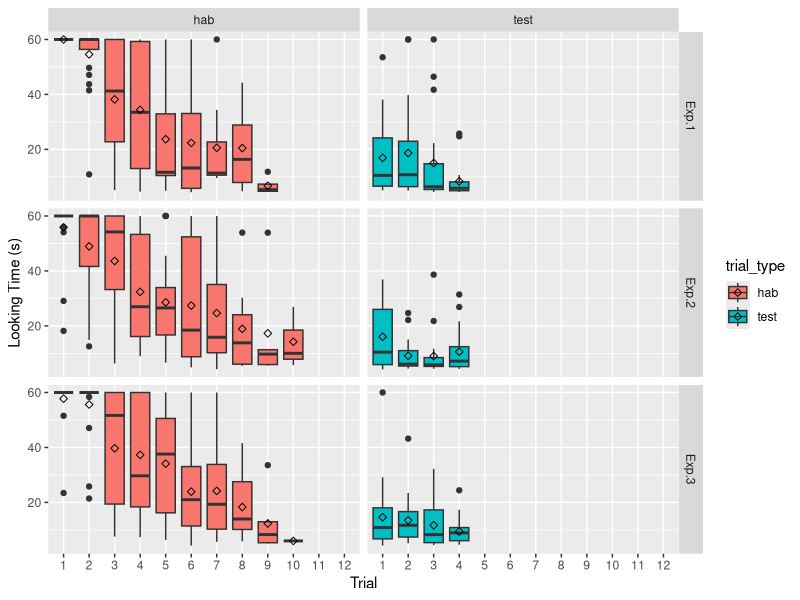
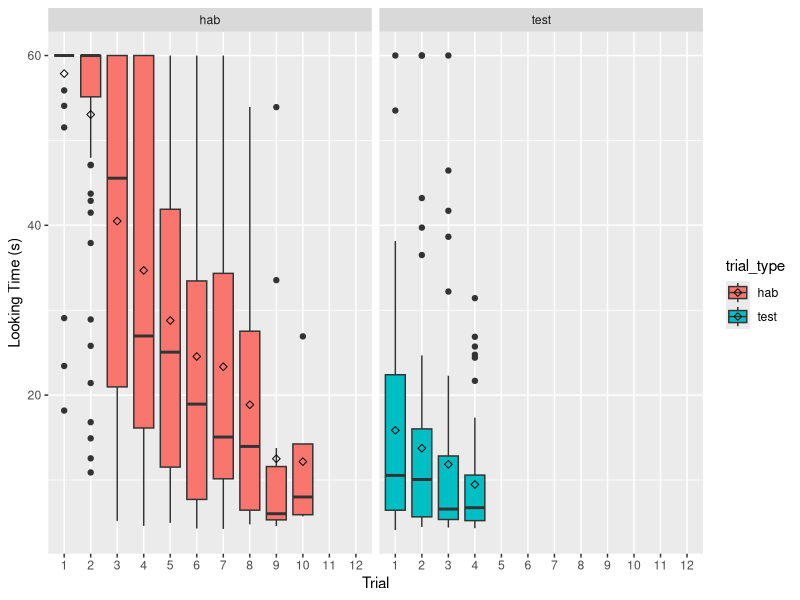
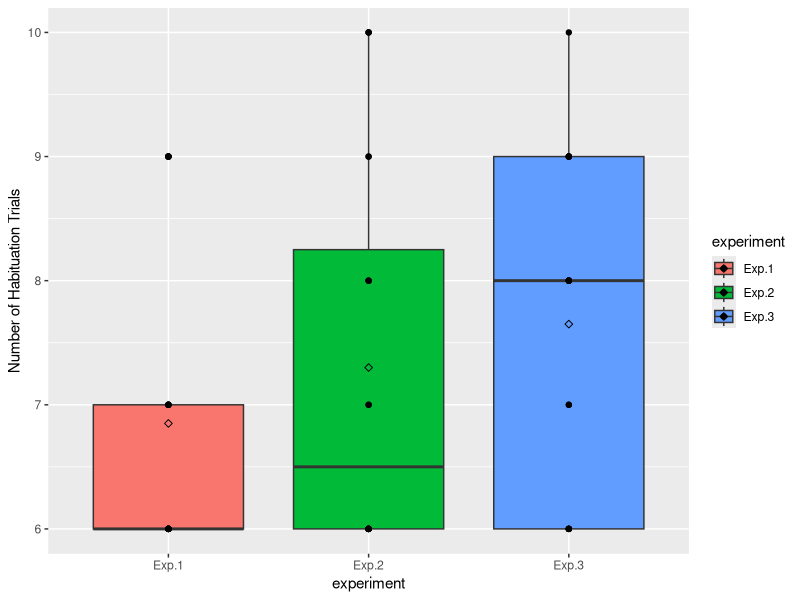
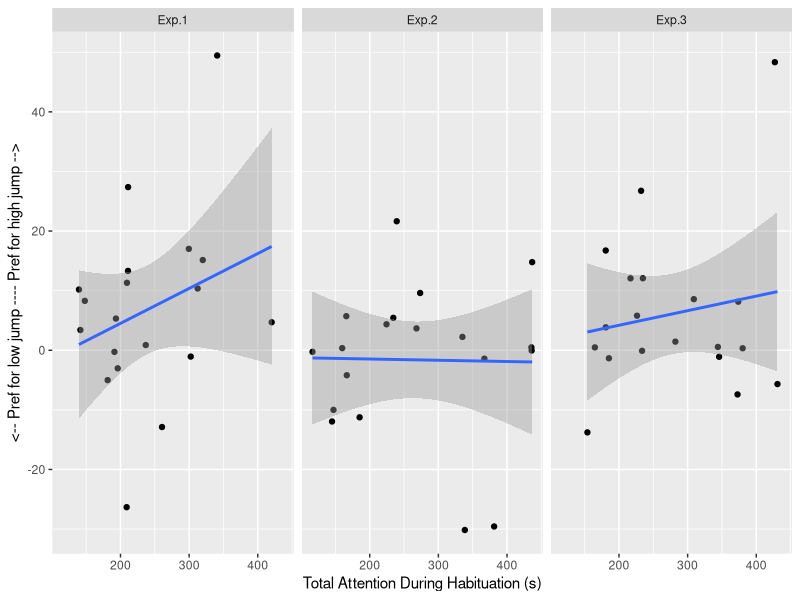
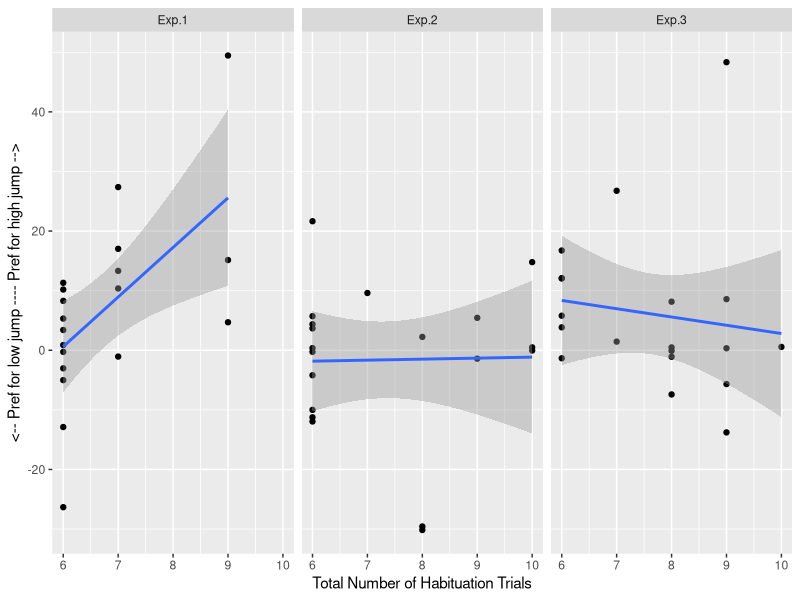
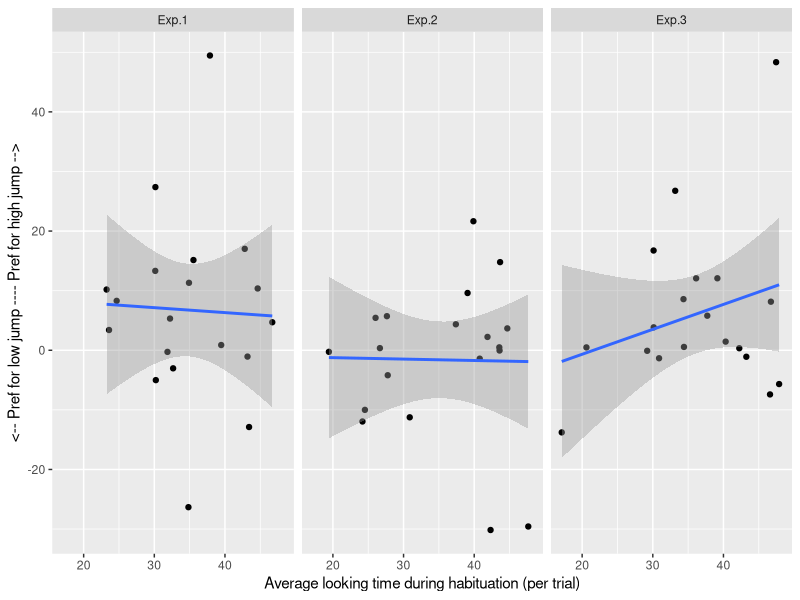
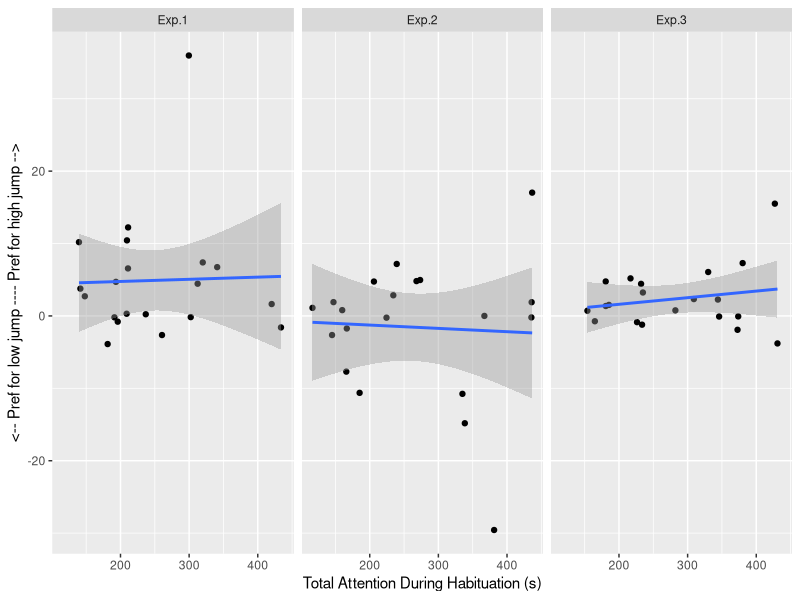
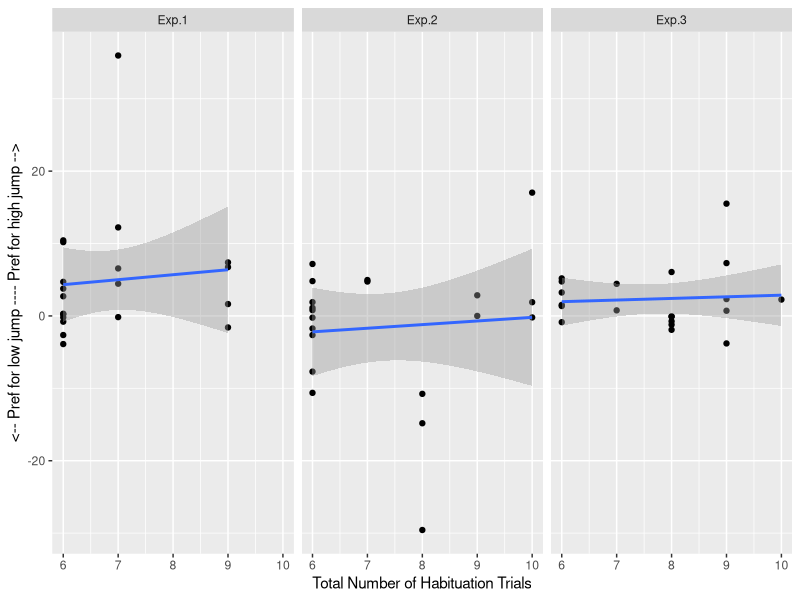

These charts were generated, in order, by the following R code:
## ---- chunk 1
knitr::opts_chunk$set(echo = TRUE)


# create a function to do this more cleanly
ipak <- function (pkg) {
  new.pkg <- pkg[!(pkg %in% installed.packages()[, "Package"])]
  if (length(new.pkg)) 
    install.packages(new.pkg, dependencies = FALSE)
  sapply(pkg, require, character.only = TRUE)
}

packages <- c("tidyverse", "cowplot")  # package names go here
ipak(packages)
## ---- chunk 2
# import data
setwd("/Users/shariliu/Documents/HarvardLDS/Studies/DOE-lookit/analysis/") # change to your local directory!
doe.wide <- read.csv(file = "doe_data.csv", header = TRUE)
str(doe.wide)
names(doe.wide)

# melt data into long format
doe.long <- doe.wide %>% 
  gather(trial, look, hab1:test4) %>%
  mutate(trial_n = parse_number(trial)) %>%
  mutate(trial_type = str_extract(trial, "[a-z]+"))

doe.long$look <- as.numeric(as.character(doe.long$look))
doe.long$loglook <- log(doe.long$look)

# section data by dependent measure
# doe.rawl <- doe.long
#doe.rawl <- dplyr::filter(doe.rawl, type == "high_avg" | type == "low_avg")
#doe.rawl$type <- factor(doe.rawl$type)
# doe.prop <- dplyr::filter(doe.long, type == "high_prop_avg")
#doe.bp <- dplyr::filter(doe.long, type == "high1" | type == "high2" |type == "high3" | type == "low1" | type == "low2" | type == "low3")
#doe.bp$type <- factor(doe.bp$type)
#doe.bp$loglook <- log(doe.bp$look)

# add test pair info -----------------
# doe.bp$tp <- rep(NA, nrow(doe.bp))
# doe.bp$type.new <- rep(NA, nrow(doe.bp))
# 
# for (i in 1:nrow(doe.bp)) {
#   if (doe.bp$type[i] == "high1") {
#     doe.bp$tp[i] <- "First"
#     doe.bp$type.new[i] <- "High"
#   }
#   else if (doe.bp$type[i] == "low1") {
#     doe.bp$tp[i] <- "First"
#     doe.bp$type.new[i] <- "Low"
#   }
#   else if (doe.bp$type[i] == "high2") {
#     doe.bp$tp[i] <- "Second"
#     doe.bp$type.new[i] <- "High"
#   }
#   else if (doe.bp$type[i] == "low2") {
#     doe.bp$tp[i] <- "Second"
#     doe.bp$type.new[i] <- "Low"
#   }
#   else if (doe.bp$type[i] == "high3") {
#     doe.bp$tp[i] <- "Third"
#     doe.bp$type.new[i] <- "High"
#   }
#   else if (doe.bp$type[i] == "low3") {
#     doe.bp$tp[i] <- "Third"
#     doe.bp$type.new[i] <- "Low"
#   }
# }
# 
# doe.bp$tp <- factor(doe.bp$tp)
# doe.bp$type.new <- factor(doe.bp$type.new)
# levels(doe.rawl$type) <- c("High", "Low")


## Retrieved from : http://www.cookbook-r.com/Graphs/Plotting_means_and_error_bars_(ggplot2)/#error-bars-for-within-subjects-variables
## Gives count, mean, standard deviation, standard error of the mean, and confidence interval (default 95%).
##   data: a data frame.
##   measurevar: the name of a column that contains the variable to be summariezed
##   groupvars: a vector containing names of columns that contain grouping variables
##   na.rm: a boolean that indicates whether to ignore NA's
##   conf.interval: the percent range of the confidence interval (default is 95%)
summarySE <- function(data=NULL, measurevar, groupvars=NULL, na.rm=TRUE,
                      conf.interval=.95, .drop=TRUE) {
  library(plyr)
  
  # New version of length which can handle NA's: if na.rm==T, don't count them
  length2 <- function (x, na.rm=FALSE) {
    if (na.rm) sum(!is.na(x))
    else       length(x)
  }
  
  # This does the summary. For each group's data frame, return a vector with
  # N, mean, and sd
  datac <- ddply(data, groupvars, .drop=.drop,
                 .fun = function(xx, col) {
                   c(N    = length2(xx[[col]], na.rm=na.rm),
                     mean = mean   (xx[[col]], na.rm=na.rm),
                     sd   = sd     (xx[[col]], na.rm=na.rm)
                   )
                 },
                 measurevar
  )
  
  # Rename the "mean" column    
  datac <- plyr::rename(datac, c("mean" = measurevar))
  
  datac$se <- datac$sd / sqrt(datac$N)  # Calculate standard error of the mean
  
  # Confidence interval multiplier for standard error
  # Calculate t-statistic for confidence interval: 
  # e.g., if conf.interval is .95, use .975 (above/below), and use df=N-1
  ciMult <- qt(conf.interval/2 + .5, datac$N-1)
  datac$ci <- datac$se * ciMult
  
  return(datac)
}
## Norms the data within specified groups in a data frame; it normalizes each
## subject (identified by idvar) so that they have the same mean, within each group
## specified by betweenvars.
##   data: a data frame.
##   idvar: the name of a column that identifies each subject (or matched subjects)
##   measurevar: the name of a column that contains the variable to be summariezed
##   betweenvars: a vector containing names of columns that are between-subjects variables
##   na.rm: a boolean that indicates whether to ignore NA's
normDataWithin <- function(data=NULL, idvar, measurevar, betweenvars=NULL,
                           na.rm=TRUE, .drop=TRUE) {
  library(plyr)
  
  # Measure var on left, idvar + between vars on right of formula.
  data.subjMean <- ddply(data, c(idvar, betweenvars), .drop=.drop,
                         .fun = function(xx, col, na.rm) {
                           c(subjMean = mean(xx[,col], na.rm=na.rm))
                         },
                         measurevar,
                         na.rm
  )
  
  # Put the subject means with original data
  data <- merge(data, data.subjMean)
  
  # Get the normalized data in a new column
  measureNormedVar <- paste(measurevar, "_norm", sep="")
  data[,measureNormedVar] <- data[,measurevar] - data[,"subjMean"] +
    mean(data[,measurevar], na.rm=na.rm)
  
  # Remove this subject mean column
  data$subjMean <- NULL
  
  return(data)
}

## Summarizes data, handling within-subjects variables by removing inter-subject variability.
## It will still work if there are no within-S variables.
## Gives count, un-normed mean, normed mean (with same between-group mean),
##   standard deviation, standard error of the mean, and confidence interval.
## If there are within-subject variables, calculate adjusted values using method from Morey (2008).
##   data: a data frame.
##   measurevar: the name of a column that contains the variable to be summariezed
##   betweenvars: a vector containing names of columns that are between-subjects variables
##   withinvars: a vector containing names of columns that are within-subjects variables
##   idvar: the name of a column that identifies each subject (or matched subjects)
##   na.rm: a boolean that indicates whether to ignore NA's
##   conf.interval: the percent range of the confidence interval (default is 95%)
summarySEwithin <- function(data=NULL, measurevar, betweenvars=NULL, withinvars=NULL,
                            idvar=NULL, na.rm=TRUE, conf.interval=.95, .drop=TRUE) {
  
  # Ensure that the betweenvars and withinvars are factors
  factorvars <- vapply(data[, c(betweenvars, withinvars), drop=FALSE],
                       FUN=is.factor, FUN.VALUE=logical(1))
  
  if (!all(factorvars)) {
    nonfactorvars <- names(factorvars)[!factorvars]
    message("Automatically converting the following non-factors to factors: ",
            paste(nonfactorvars, collapse = ", "))
    data[nonfactorvars] <- lapply(data[nonfactorvars], factor)
  }
  
  # Get the means from the un-normed data
  datac <- summarySE(data, measurevar, groupvars=c(betweenvars, withinvars),
                     na.rm=na.rm, conf.interval=conf.interval, .drop=.drop)
  
  # Drop all the unused columns (these will be calculated with normed data)
  datac$sd <- NULL
  datac$se <- NULL
  datac$ci <- NULL
  
  # Norm each subject's data
  ndata <- normDataWithin(data, idvar, measurevar, betweenvars, na.rm, .drop=.drop)
  
  # This is the name of the new column
  measurevar_n <- paste(measurevar, "_norm", sep="")
  
  # Collapse the normed data - now we can treat between and within vars the same
  ndatac <- summarySE(ndata, measurevar_n, groupvars=c(betweenvars, withinvars),
                      na.rm=na.rm, conf.interval=conf.interval, .drop=.drop)
  
  # Apply correction from Morey (2008) to the standard error and confidence interval
  #  Get the product of the number of conditions of within-S variables
  nWithinGroups    <- prod(vapply(ndatac[,withinvars, drop=FALSE], FUN=nlevels,
                                  FUN.VALUE=numeric(1)))
  correctionFactor <- sqrt( nWithinGroups / (nWithinGroups-1) )
  
  # Apply the correction factor
  ndatac$sd <- ndatac$sd * correctionFactor
  ndatac$se <- ndatac$se * correctionFactor
  ndatac$ci <- ndatac$ci * correctionFactor
  
  # Combine the un-normed means with the normed results
  merge(datac, ndatac)
}

## get within-subjects CIs for plotting
# summary.avg <- summarySEwithin(data = doe.rawl, measurevar = "look", betweenvars = c("experiment"), withinvars = "type", idvar = "subj")


## ---- chunk 3
habplot1 <- ggplot(data = doe.long, aes(as.factor(trial_n), look, fill=trial_type))
habplot1 + geom_boxplot() +
  stat_summary(fun.y=mean,geom="point",shape=5)+
  stat_summary(fun.data =mean_cl_boot, geom="errorbar",width=0.1)+
  facet_grid(experiment~trial_type)+
  ylab("Looking Time (s)")+
  xlab("Trial")

habplot1 + geom_boxplot() +
  stat_summary(fun.y=mean,geom="point",shape=5)+
  stat_summary(fun.data =mean_cl_boot, geom="errorbar",width=0.1)+
  facet_wrap(~trial_type)+
  ylab("Looking Time (s)")+
  xlab("Trial")

doe.wide$high1 <- as.numeric(as.character(doe.wide$high1))
doe.wide$low1 <- as.numeric(as.character(doe.wide$low1))

habplot5 <- ggplot(data=doe.wide, aes(experiment, n_hab, fill=experiment))
habplot5 + 
  geom_boxplot() + 
  geom_point() +
  stat_summary(fun.data =mean_cl_boot, geom="errorbar",width=0.1)+
  stat_summary(fun.y=mean,geom="point",shape=5)+
  ylab("Number of Habituation Trials")
## ---- chunk 4

habplot2 <- ggplot(data=doe.wide, aes(total_hab, high1-low1))
habplot2 + geom_point() +
  facet_wrap(~experiment)+
  geom_smooth(method = "lm")+
  ylab("<-- Pref for low jump ---- Pref for high jump -->")+
  xlab("Total Attention During Habituation (s)")

habplot3 <- ggplot(data=doe.wide, aes(n_hab, high1-low1))
habplot3 + geom_point() +
  facet_wrap(~experiment)+
  geom_smooth(method = "lm")+
  ylab("<-- Pref for low jump ---- Pref for high jump -->")+
  xlab("Total Number of Habituation Trials")

habplot4 <- ggplot(data=doe.wide, aes(avg_hab, high1-low1))
habplot4 + geom_point() +
  facet_wrap(~experiment)+
  geom_smooth(method = "lm")+
  ylab("<-- Pref for low jump ---- Pref for high jump -->")+
  xlab("Average looking time during habituation (per trial)")
## ---- chunk 5

habplot6 <- ggplot(data=doe.wide, aes(total_hab, high_avg-low_avg))
habplot6 + geom_point() +
  facet_wrap(~experiment)+
  geom_smooth(method = "lm")+
  ylab("<-- Pref for low jump ---- Pref for high jump -->")+
  xlab("Total Attention During Habituation (s)")

habplot7 <- ggplot(data=doe.wide, aes(n_hab, high_avg-low_avg))
habplot7 + geom_point() +
  facet_wrap(~experiment)+
  geom_smooth(method = "lm")+
  ylab("<-- Pref for low jump ---- Pref for high jump -->")+
  xlab("Total Number of Habituation Trials")

habplot8 <- ggplot(data=doe.wide, aes(avg_hab, high_avg-low_avg))
habplot8 + geom_point() +
  facet_wrap(~experiment)+
  geom_smooth(method = "lm")+
  ylab("<-- Pref for low jump ---- Pref for high jump -->")+
  xlab("Average looking time during habituation (per trial)")
